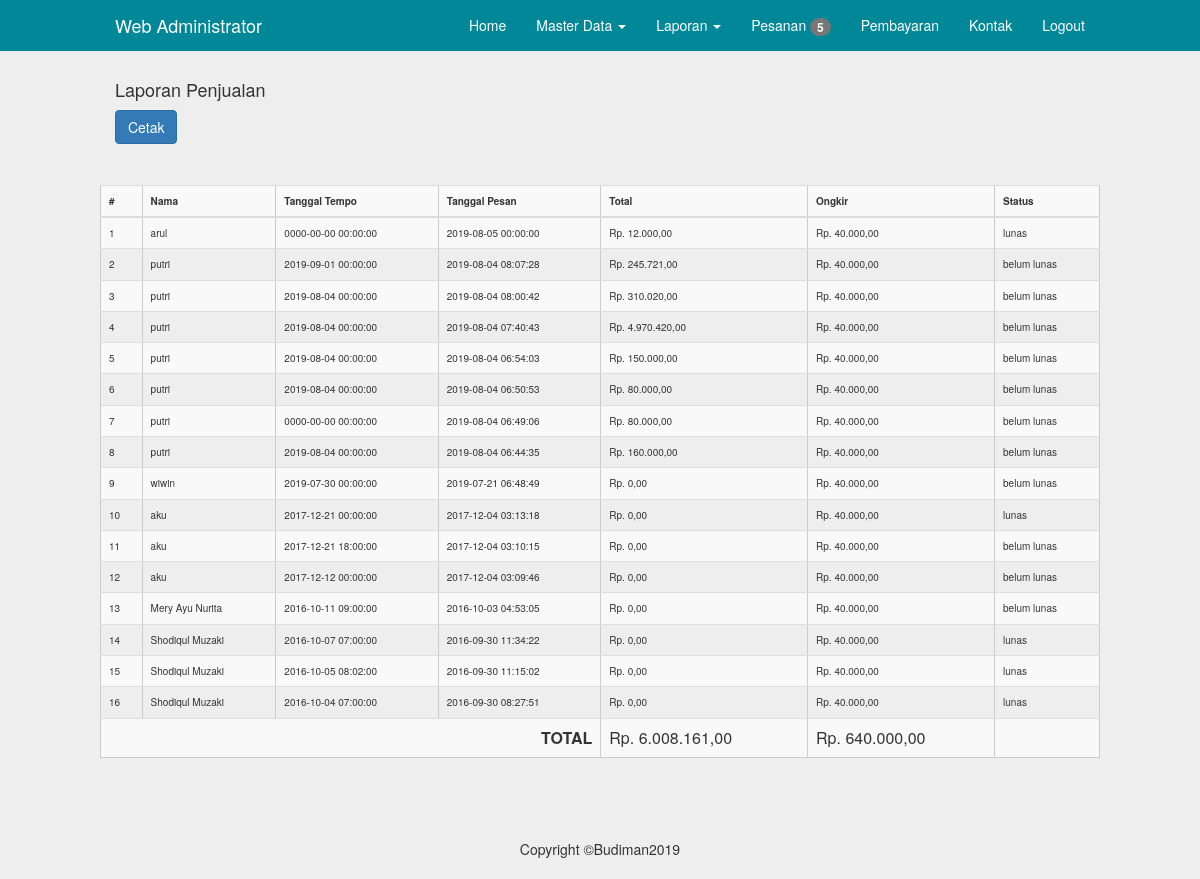
Page /admin/laporan.php (signed in) on the committed database.
### tables this page shows
CREATE TABLE IF NOT EXISTS `pesanan` (
`id` int(5) NOT NULL,
  `tanggal_pesan` datetime NOT NULL,
  `tanggal_digunakan` datetime NOT NULL,
  `user_id` int(5) NOT NULL,
  `nama` varchar(100) NOT NULL,
  `alamat` text NOT NULL,
  `kota` varchar(255) NOT NULL,
  `ongkir` int(11) NOT NULL,
  `telephone` varchar(20) NOT NULL,
  `read` enum('0','1') NOT NULL,
  `status` enum('lunas','belum lunas','','') NOT NULL
);

### admin/laporan.php (the view, shortened to what this page needs)
<?php
	if (@$_GET['act'] != "cetak") {
		include"inc/header.php";
	}
?>
<div class="container">
	<h4>Laporan Penjualan</h4>
	<?php
		if (@$_GET['act'] != "cetak") {
			?>
				<a href="?act=cetak" class="btn btn-primary">Cetak</a>
			<?php
		}
	?>
	<div class="col-md-12">
		<hr/>
	</div>
	<div class="row">
		<table class="table table-striped" border="1">
			<tr>
				<th>#</th>
				<th>Nama</th>
				<th>Tanggal Tempo</th>
				<th>Tanggal Pesan</th>
				<th>Total</th>
				<th>Ongkir</th>
				<th>Status</th>
			</tr>
			<tbody>
				<?php
					$totalSemua = 0;
					$totalOngkir = 0;
					$no = 0;
					$q = mysql_query("Select pesanan.* from pesanan order by id desc") or die (mysql_error());
					while ($data = mysql_fetch_object($q)) {
						$totalHarga = 0;
						$no++;
						$q2 = mysql_query("Select detail_pesanan.*, produk.harga from detail_pesanan INNER JOIN produk ON detail_pesanan.produk_id = produk.id where pesanan_id = '$data->id'") or die (mysql_error());
						while ($d = mysql_fetch_object($q2)) {
							$totalHarga += $d->harga * $d->qty;
						}
						$totalSemua += $totalHarga;
						$totalOngkir += $data->ongkir;
						?>
						<tr>
							<td><?php echo $no; ?></td>
							<td><?php echo $data->nama; ?></td>
							<td><?php echo $data->tanggal_digunakan; ?></td>
							<td><?php echo $data->tanggal_pesan; ?></td>
							<td><?php echo "Rp. " .number_format($totalHarga, 2, ",", "."); ?></td>
							<td><?php echo "Rp. " .number_format($data->ongkir, 2, ",", "."); ?></td>
							<td><?php echo $data->status; ?></td>
						</tr>
						<?php
					}
				?>
				<tr>
					<td colspan="4" align="right">
						<font size="3">
							<b>TOTAL</b>
						</font>
					</td>
					<td>
						<font size="3"><?php echo "Rp. ". number_format($totalSemua, 2, ",", "."); ?></font>
					</td>
					<td>
						<font size="3">
							<?php echo "Rp. ". number_format($totalOngkir, 2, ",", "."); ?>
						</font>
					</td>
					<td></td>
				</tr>
			</tbody>
		</table>
	</div>
</div>
<?php
if (@$_GET['act'] == "cetak") {
	$html = ob_get_contents();
	ob_end_clean();
	include("../assets/MPDF57/mpdf.php");
	$mpdf=new mPDF();
	$stylesheet = file_get_contents('../assets/css/style.css');
	$mpdf->WriteHTML($stylesheet, 1);
	$mpdf->WriteHTML(utf8_encode($html), 2);
	$mpdf->Output();
	exit;
}
else {
	include"inc/footer.php";
}
?>

### assets/css/navbar-fixed-top.css (style rules this page uses)
body { padding-top: 70px; }

### assets/css/style.css (style rules this page uses)
@media (min-width: 768px) { .container { width: 750px; } }
@media (min-width: 992px) { .container { width: 970px; } }
@media (min-width: 1200px) { .container { width: 1000px; } }
.table { border:1px solid#CCC; }
table td, table th { padding:10px; font-size: 10px; }
* { transition: all 200ms ease-in-out; }
body { background-color: #EEE; }

### rows in the picture
pesanan: nama "arul", tanggal_digunakan "0000-00-00 00:00:00", tanggal_pesan "2019-08-05 00:00:00", totalHarga "12.000,00", ongkir "40.000,00", status "lunas"
pesanan: nama "putri", tanggal_digunakan "2019-09-01 00:00:00", tanggal_pesan "2019-08-04 08:07:28", totalHarga "245.721,00", ongkir "40.000,00", status "belum lunas"
pesanan: nama "putri", tanggal_digunakan "2019-08-04 00:00:00", tanggal_pesan "2019-08-04 08:00:42", totalHarga "310.020,00", ongkir "40.000,00", status "belum lunas"
pesanan: nama "putri", tanggal_digunakan "2019-08-04 00:00:00", tanggal_pesan "2019-08-04 07:40:43", totalHarga "4.970.420,00", ongkir "40.000,00", status "belum lunas"
pesanan: nama "putri", tanggal_digunakan "2019-08-04 00:00:00", tanggal_pesan "2019-08-04 06:54:03", totalHarga "150.000,00", ongkir "40.000,00", status "belum lunas"
pesanan: nama "putri", tanggal_digunakan "2019-08-04 00:00:00", tanggal_pesan "2019-08-04 06:50:53", totalHarga "80.000,00", ongkir "40.000,00", status "belum lunas"
pesanan: nama "putri", tanggal_digunakan "0000-00-00 00:00:00", tanggal_pesan "2019-08-04 06:49:06", totalHarga "80.000,00", ongkir "40.000,00", status "belum lunas"
pesanan: nama "putri", tanggal_digunakan "2019-08-04 00:00:00", tanggal_pesan "2019-08-04 06:44:35", totalHarga "160.000,00", ongkir "40.000,00", status "belum lunas"
pesanan: nama "wiwin", tanggal_digunakan "2019-07-30 00:00:00", tanggal_pesan "2019-07-21 06:48:49", totalHarga "0,00", ongkir "40.000,00", status "belum lunas"
pesanan: nama "aku", tanggal_digunakan "2017-12-21 00:00:00", tanggal_pesan "2017-12-04 03:13:18", totalHarga "0,00", ongkir "40.000,00", status "lunas"
pesanan: nama "aku", tanggal_digunakan "2017-12-21 18:00:00", tanggal_pesan "2017-12-04 03:10:15", totalHarga "0,00", ongkir "40.000,00", status "belum lunas"
pesanan: nama "aku", tanggal_digunakan "2017-12-12 00:00:00", tanggal_pesan "2017-12-04 03:09:46", totalHarga "0,00", ongkir "40.000,00", status "belum lunas"
pesanan: nama "Mery Ayu Nurita", tanggal_digunakan "2016-10-11 09:00:00", tanggal_pesan "2016-10-03 04:53:05", totalHarga "0,00", ongkir "40.000,00", status "belum lunas"
pesanan: nama "Shodiqul Muzaki", tanggal_digunakan "2016-10-07 07:00:00", tanggal_pesan "2016-09-30 11:34:22", totalHarga "0,00", ongkir "40.000,00", status "lunas"
pesanan: nama "Shodiqul Muzaki", tanggal_digunakan "2016-10-05 08:02:00", tanggal_pesan "2016-09-30 11:15:02", totalHarga "0,00", ongkir "40.000,00", status "lunas"
pesanan: nama "Shodiqul Muzaki", tanggal_digunakan "2016-10-04 07:00:00", tanggal_pesan "2016-09-30 08:27:51", totalHarga "0,00", ongkir "40.000,00", status "lunas"

### other values in the picture
$totalUnRead "5"
$totalSemua "6.008.161,00"
$totalOngkir "640.000,00"
